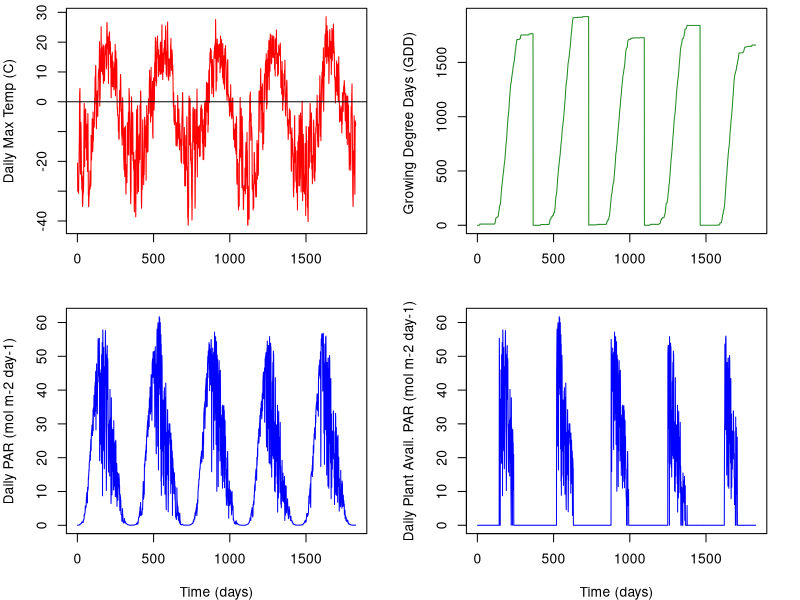
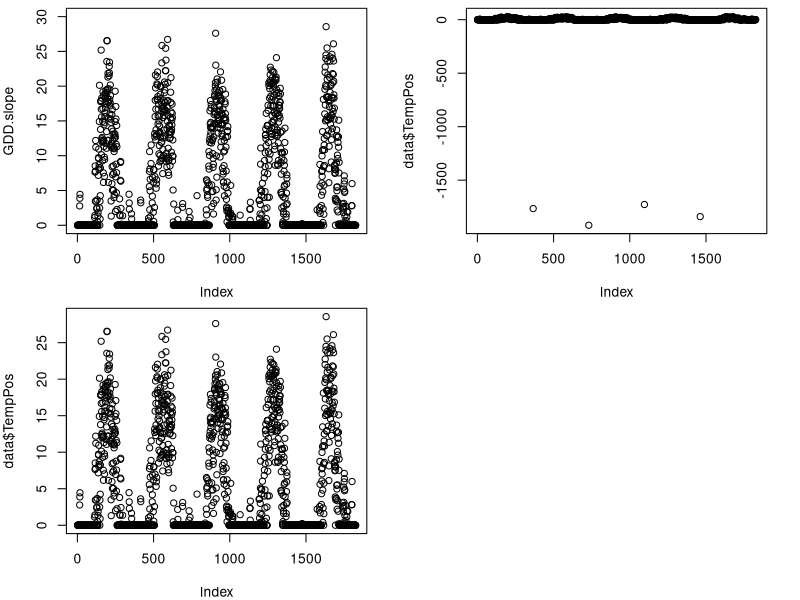
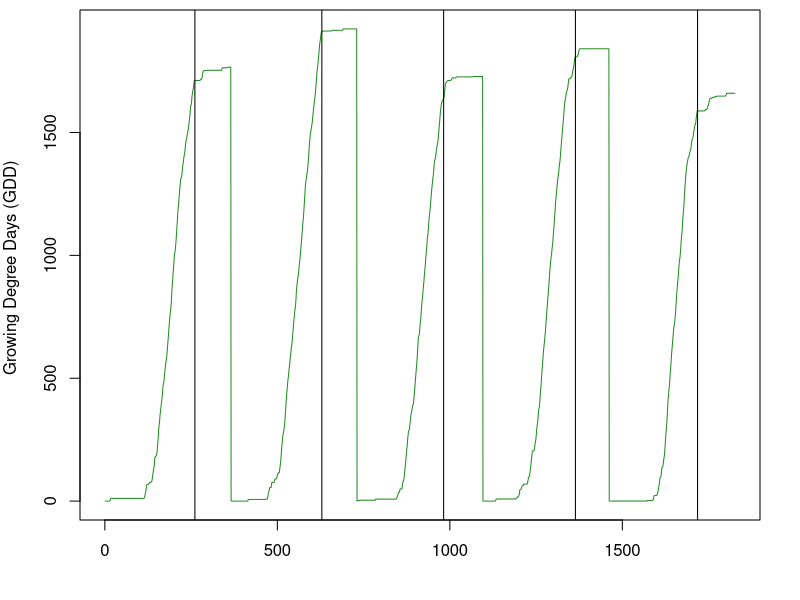

Reproduce these figures in R, in order.
############re-loading the data

#set working directory to C-N-model
data = read.csv("InputData_Processed.csv") #This is the "FluxData.csv" file, but with added calculations of GDD
head(data)

#plot the data
par(mfrow=c(2,2), mar=c(4,4,0.5,2))
plot(data$Temp_ARF~data$time, type="l", ylab = "Daily Max Temp (C)", col="red", xlab="")
abline(h=0)
plot(data$GDD~data$time, type="l", ylab = "Growing Degree Days (GDD) ",  xlab="", col="forestgreen")
plot(data$PAR_ARF~data$time, type="l", ylab = "Daily PAR (mol m-2 day-1)", col="blue", xlab = "Time (days)")
plot(data$PAR_vis~data$time, type="l", ylab = "Daily Plant Avail. PAR (mol m-2 day-1)", col="blue", xlab = "Time (days)")




GDD.slope = rep(0, length = length(data$GDD))
for (i in 2: length(data$GDD)){
  GDD.slope[i] = data$GDD[i] - data$GDD[i-1]
}

plot(GDD.slope, ylim=c(0, 30)) #this is really just temperature but for only positive values
data = cbind(data, TempPos=GDD.slope)
head(data)

plot(data$TempPos)
data$time[which(data$TempPos == min(data$TempPos))]
data$TempPos[731] = 0
data$time[which(data$TempPos == min(data$TempPos))]
data$TempPos[1462] = 0
data$time[which(data$TempPos == min(data$TempPos))]
data$TempPos[366] = 0
data$time[which(data$TempPos == min(data$TempPos))]
data$TempPos[1096] = 0
plot(data$TempPos)

#need to figure out which DOY was the day when GDDs level off
years = unique(data$year) #tells you which years we have data for 
delGDDmax.day = NA
for (i in 1: length(years)){
  year.i = years[i]
  data.year = subset(data, data$year==year.i)
  delGDDmax = data.year$DOY[which(data.year$TempPos < 1)]
  delGDDmax.day = c(delGDDmax.day, delGDDmax)
}
delGDDmax.day #looked at this data to determine cutoff point
DOY.sen = rep(c(261, 264, 252, 269, 257), c(365, 365, 365, 366, 365))
data = data.frame(data, DOY.sen = DOY.sen)
head(data)
par(mfrow=c(1,1))
data$DOY
plot(data$GDD~data$time, type="l", ylab = "Growing Degree Days (GDD) ",  xlab="", col="forestgreen")
abline(v=261)
abline(v=264+365)
abline(v=252+365+365)
abline(v=269+365+365+365)
abline(v=257+365+365+365+366)


#make into functions so that it will be continuous in the model
Temp.d1 <- approxfun(x=data$time, y=data$Temp_ARF, method="linear", rule=2)
PAR.d1 <- approxfun(x=data$time, y=data$PAR_vis, method="linear", rule=2)
TempPos.d1 <-approxfun(x=data$time, y=data$TempPos, method="linear", rule=2)
DOY.d1 <- approxfun(x=data$time, y=data$DOY, method="linear", rule=2)
DOYsen.d1 <- approxfun(x=data$time, y=data$DOY.sen, method="linear", rule=2)
